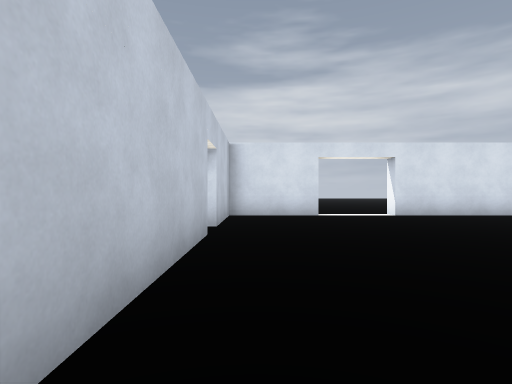
view 1 (above)

15 first-person views from a walk through a Godot game level. The camera is 1.4 m above the floor, looks level and sees 80° across. The floor is counted in squares, 2.31 m on a side. Each view is taken from the middle of a square. On the plan, view 1 faces up. The plan holds only what a view shows up to about 9 squares ahead; the rest is blank. The place goes on beyond the plan. Surface patterns are stand-ins for the level's own textures.

view 2
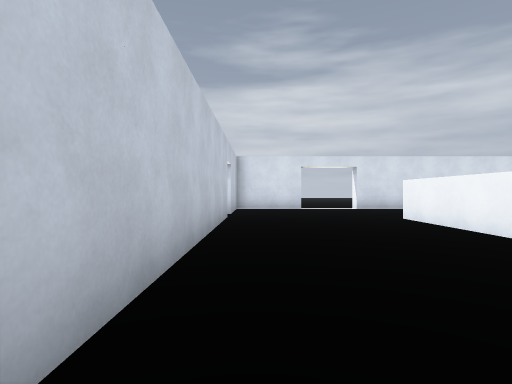

view 3
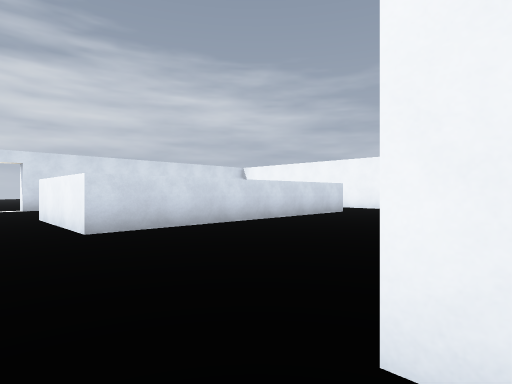

view 4
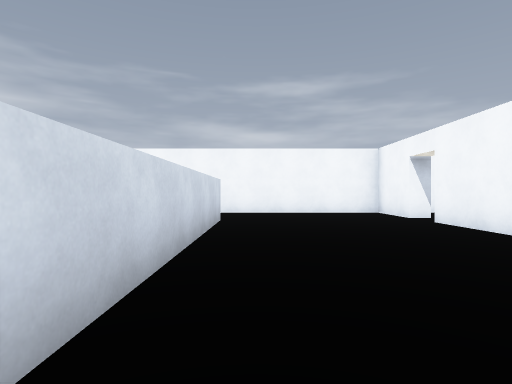

view 5
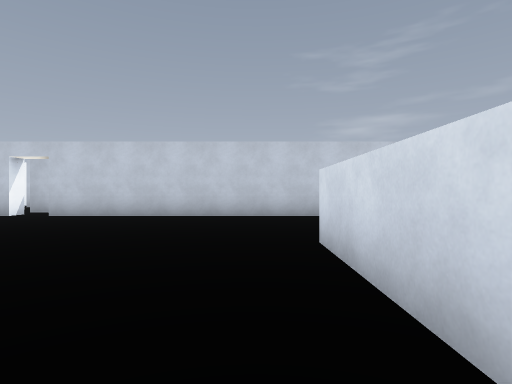

view 6
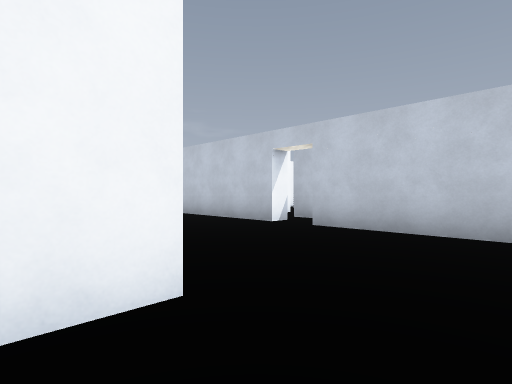

view 7
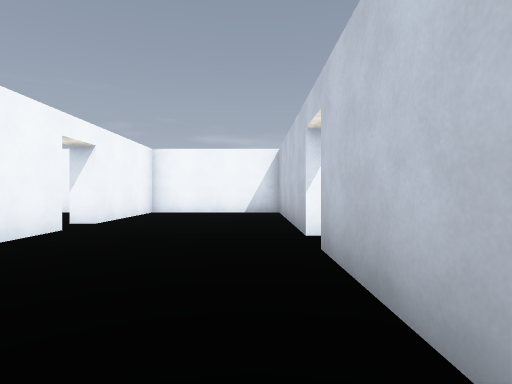

view 8
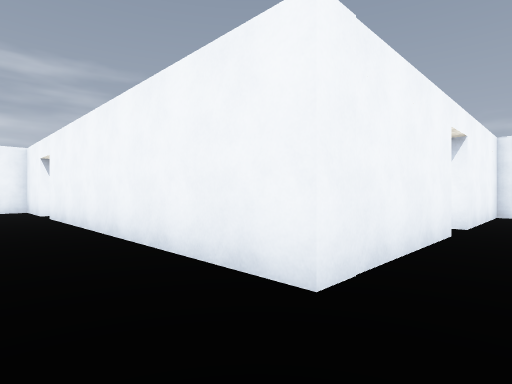

view 9
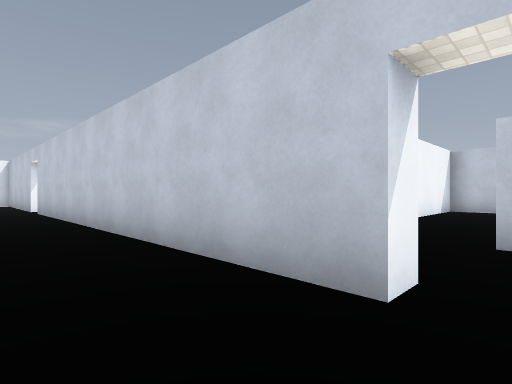

view 10
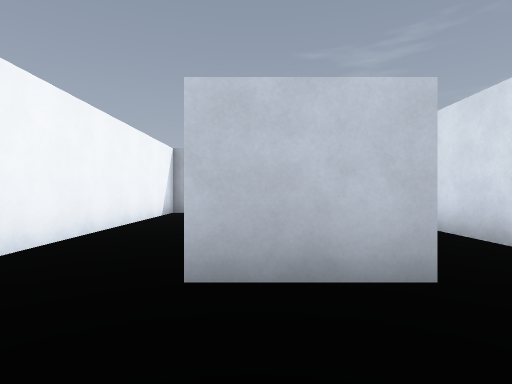

view 11
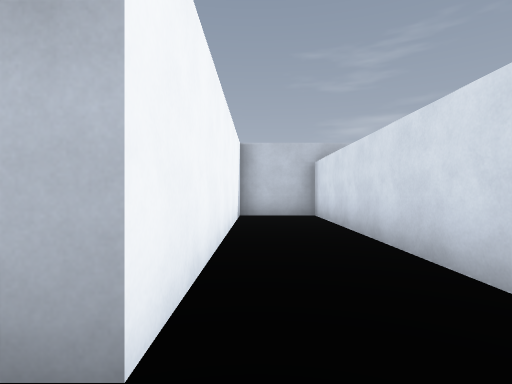

view 12
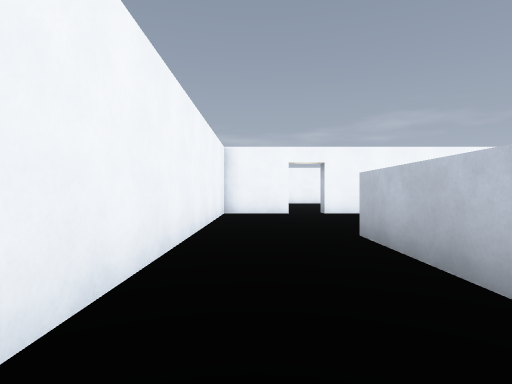

view 13
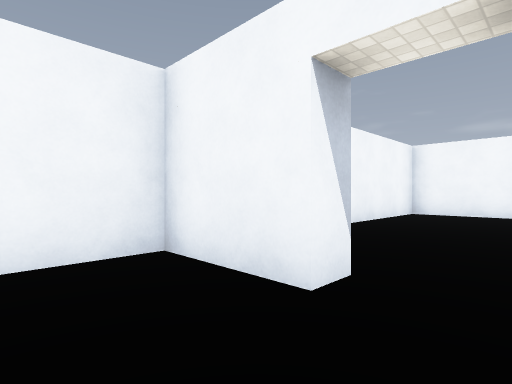

view 14
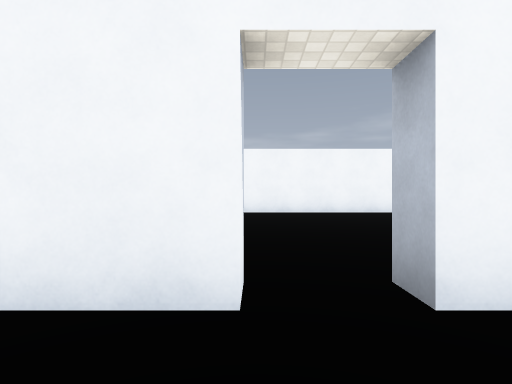

view 15
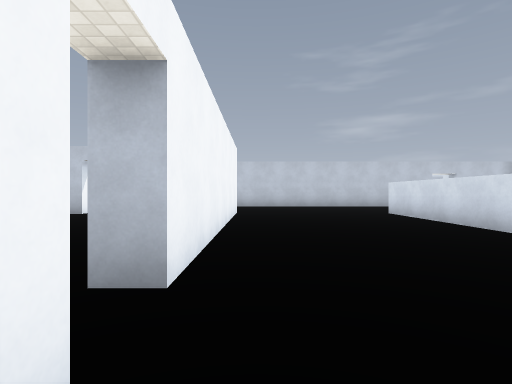

### Floor plan
Points are (right, up) in squares from view 1. A wall is a line through its corners. A room is listed if a view was taken in it or the views show most of it. See-through windows are left out.
Room 1 (views 1, 2, 3, 4, 5, 6, 7, 8, 9, 10, 12, 13, 14, 15)
walls: (10.6, 3.4) (10.6, 0.8) (3.3, 0.8) (3.3, 4); (11.1, -3.6) (12.9, -3.6) (12.9, 4); (3, -6.9) (3, -3.6) (10.1, -3.6); (-1.2, 4.3) (-0.7, 4.3) (-0.7, -5.2); (6.6, 7.8) (3.6, 7.8); (1.6, 7.8) (-0.7, 7.8) (-0.7, 5.4); (-1.2, -6.2) (-0.7, -6.2) (-0.7, -11) (3, -11) (3, -7.8); (-1.9, -6) (-1.9, -6.6)
ways out: opening at (-1, 5) to room 2; opening at (2.5, 8); gap at (10.5, -4)
Room 2 (view 11)
walls: (-3.8, 4.5) (-9.9, 4.5) (-9.9, 2.6) (-3, 2.6); (-3, 6.2) (-3, 4.5)
ways out: opening at (-1, 5) to room 1

Positions as (right, up) in squares from view 1, and headings:
1: (0, 0), facing up
2: (0, -3), facing up
3: (2, -4), facing up-right
4: (4, 0), facing right
5: (7, 0), facing left
6: (4, -2), facing down-left
7: (0, -2), facing down
8: (2, -2), facing down-right
9: (1, 5), facing down-left
10: (-1, 5), facing left
11: (-2, 3), facing left
12: (12, 5), facing down
13: (10, -2), facing down-right
14: (11, -2), facing down
15: (12, -3), facing left
